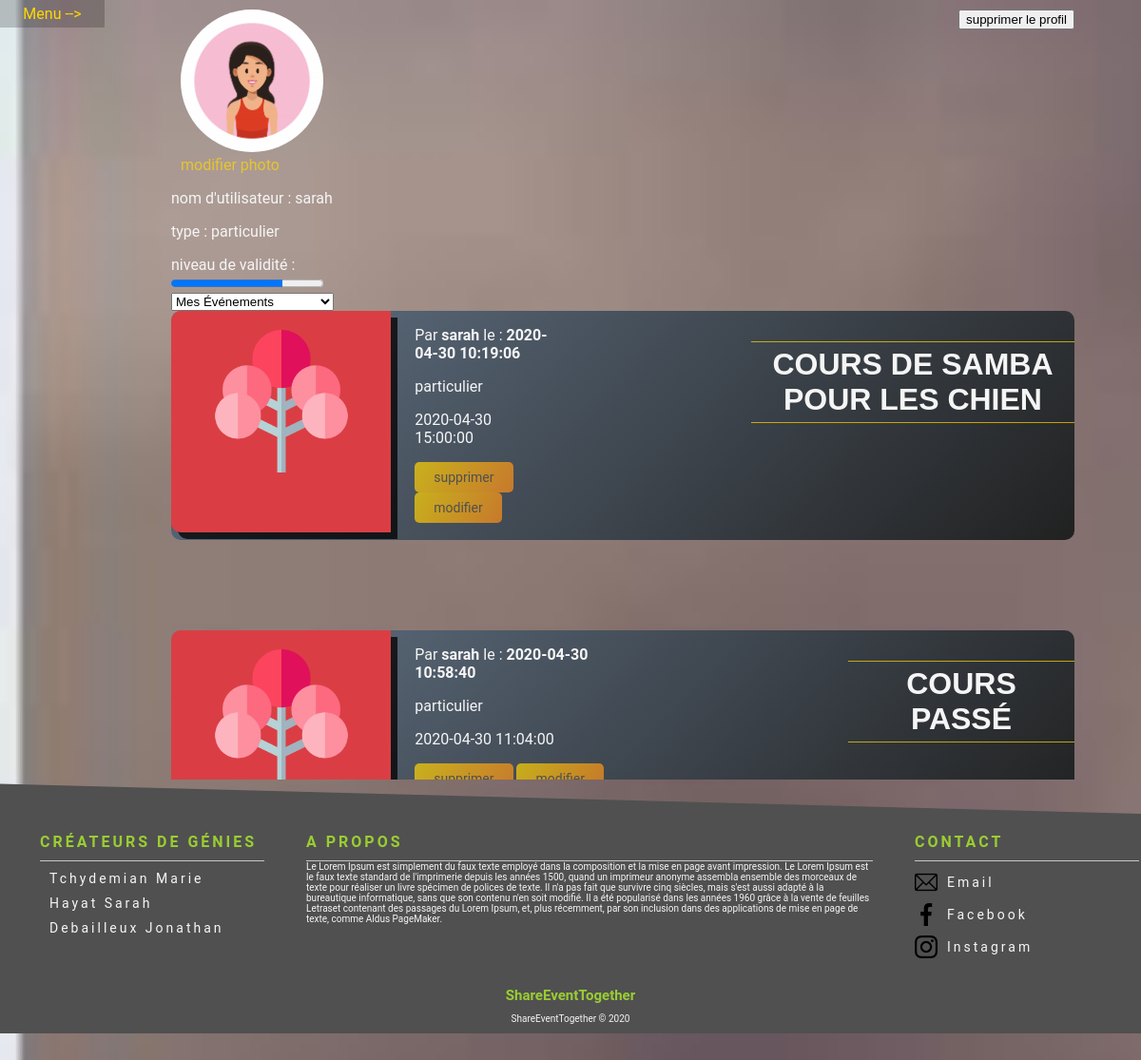
/php/profil.php (signed in), run on the app's committed database.
### tables this page shows
CREATE TABLE `photo_utilisateurs` (
  `id_photo` int(11) NOT NULL,
  `id_utilisateur` int(11) NOT NULL,
  `url` varchar(500) NOT NULL
);

CREATE TABLE `utilisateurs` (
  `id_utilisateur` int(11) NOT NULL,
  `prenom` varchar(100) NOT NULL,
  `nom` varchar(100) NOT NULL,
  `date_naissance` date NOT NULL,
  `adresse` varchar(250) NOT NULL,
  `code_postale` int(5) NOT NULL,
  `pays` varchar(100) NOT NULL,
  `telephone` int(10) NOT NULL,
  `mail` varchar(250) NOT NULL,
  `pseudo` varchar(100) NOT NULL,
  `mot_de_passe` varchar(255) NOT NULL,
  `type_utilisateur` varchar(50) NOT NULL,
  `ville` varchar(200) NOT NULL,
  `date_creation_utilisateur` datetime DEFAULT CURRENT_TIMESTAMP,
  `karma` decimal(4,2) DEFAULT '0.00'
);

CREATE TABLE `evenements` (
  `id_evenement` int(11) NOT NULL,
  `id_utilisateur` int(11) NOT NULL,
  `date_poste` datetime NOT NULL DEFAULT CURRENT_TIMESTAMP,
  `description` text NOT NULL,
  `date_evenement` datetime NOT NULL,
  `titre_evenement` varchar(250) NOT NULL,
  `id_karma` int(11) DEFAULT NULL,
  `id_categorie` int(11) DEFAULT NULL,
  `adresse` varchar(250) NOT NULL,
  `code_postal` int(5) NOT NULL,
  `commune` varchar(250) NOT NULL,
  `y` float DEFAULT NULL,
  `x` float DEFAULT NULL
);

### php/profil.php (the view, shortened to what this page needs)
<?php
require("../controllers/bdd.php");
?>
<!DOCTYPE html>
<html lang="fr">
<head>
    <link rel="stylesheet" href="../assets/css/events.css"/>
</head>
<body>
<div style="display: flex; flex-direction: row">
<?php
if (isset($_SESSION['username'])) {
    require("headerConnect.php");
} else {
    require("headerDisconnect.php");
}
?>
<section class="fond">
    <div class="profil flex">
        <div class="avatar ">
            <div class="photo">
                <?php
                if (isset($_SESSION['id_name'])) {
                    $req = $bdd->query('SELECT * FROM photo_utilisateurs where id_utilisateur= "' . $_SESSION['id_name'] . '" LIMIT 1');
                    while ($donnees = $req->fetch()) {
                        $url = $donnees['url'];
                        ?>
                        <img src="<?php echo $url ?>" height="150px" width="150px">
                        <?php
                    }
                }
                ?>
                <div class="modifier">
                    <a href="profilPicture.php">modifier photo</a>
                </div>
            </div>
            <div class="supp">
                <input type="submit" onclick="supprimer()" value="supprimer le profil" id="supprimer">
            </div>
        </div>
        <div class="flex event">
            <div>
                <p> nom d'utilisateur : <?php if (isset($_SESSION['username'])) echo $_SESSION['username'] ?></p>
            </div>
            <div>
                <?php
                if (isset($_SESSION['id_name'])) {
                    $req = $bdd->query('SELECT * FROM utilisateurs where id_utilisateur= "' . $_SESSION['id_name'] . '"');
                    while ($donnees = $req->fetch()) {
                        echo '<p>'. 'type : '  . $donnees['type_utilisateur'] . '</p>';
                    }
                }
                ?>
            </div>
            <div class="progress">
                <div>
                    <label>niveau de validité : </label>
                </div>
                <?php
                if (isset($_SESSION['id_name'])) {
                    $req = $bdd->query('SELECT karma FROM utilisateurs where id_utilisateur= "' . $_SESSION['id_name'] . '"');
                    while ($donnees = $req->fetch()) {
                        $moyenne = $donnees['karma'];
                    }
                }
                ?>
                <progress id="jauge" min="0" max="10" value="<?php echo $moyenne ?>"></progress>
            </div>
        </div>
    </div>
    <div>
        <div class="event">
            <select name="choix" onchange="myChoices(this.value)">
                <option value="mesEvent"> Mes Événements</option>
            </select>
            <div id="evenement">
                <?php
                require("../controllers/bdd.php");
                $reponse = $bdd->query('SELECT ut.* , ev.*, ce.* FROM evenements as ev left join utilisateurs as ut
        on ev.id_utilisateur= ut.id_utilisateur
        left join categorie_evenements as ce on ce.id_categorie = ev.id_categorie where ut.id_utilisateur = "' . $_SESSION['id_name'] . '"');
                while ($donnees = $reponse->fetch()) {
                    ?>
                    <div class="listOfEvent">
                        <div style="background: linear-gradient(-45deg, rgb(33,33,33), rgba(97, 114, 133, 1)) ; border-radius: 10px; padding-bottom: 8px">
                        <ul class="collectionItem">
                            <div class="pictureEvent1">
                                <img id="imgTree" src="../assets/images/arbre_icon.png"/>
                            </div>
                            <div class="pictureEvent">
                                <div style="display: flex; text-align: right">
                                <div class="gauche">
                                    <p><?php echo "Par " . '<b>' . $donnees['pseudo'] . '</b>' . " le : " . '<b>' . $donnees['date_poste'] . '</b>'; ?></p>
                                    <p><?php echo $donnees['type_utilisateur']; ?></p>
                                    <p><?php echo $donnees['date_evenement']; ?></p>
                                    <a class="inputListOfEvent"
                                       href="../controllers/deleteEvent.php?id_evenement= <?php echo $donnees['id_evenement']; ?>">supprimer</a>
                                    <a class="inputListOfEvent"
                                       href="updateEvent.php?id_evenement= <?php echo $donnees['id_evenement']; ?>">modifier</a>
                                </div>
                                    <div class="centerH3">
                                        <h3 class="titleOfEvent"><?php echo $donnees['titre_evenement']; ?> </h3>
                                    </div>
                                </div>
                            </div>
                        </ul>
                        </div>
                    </div>
                    <?php
                }
                ?>
            </div>
        </div>
    </div>
</section>
</div>
<?php
require("footer.php");
?>
</body>
</html>

### assets/css/events.css (style rules this page uses)
body { margin: 0 !important; font-family: 'Roboto', sans-serif; color: whitesmoke; background: url(../images/test.jpg) no-repeat fixed; background-size: cover; }
.avatar { display: flex; justify-content: space-between; }
.fond { display: flex; margin-left: 5%; margin-right: 5%; padding: 10px 10px 10px 10px; border-radius: 10px; top: 195px; height: 800px; width: 100%; overflow: scroll; }
.fond { display: block; }
#imgTree { width: 150px; }
.pictureEvent1 { width: 25%; text-align: -webkit-center; background: #da3e44; border-radius: 10px 0 0 10px; padding-top: 20px; -webkit-box-shadow: 7px 7px 0px 0px rgba(0,0,0,0.75); -moz-box-shadow: 7px 7px 0px 0px rgba(0,0,0,0.75); box-shadow: 7px 7px 0px 0px rgba(0,0,0,0.75); }
.centerH3 { margin-left: 30%; }
.pictureEvent { width: 75%; padding-bottom: 10px; padding-left: 20px; position: relative; height: fit-content; margin-left: 5px; }
.listOfEvent { margin-bottom: 10%; }
.titleOfEvent { border-bottom: solid 1px rgba(255,215, 0,0.7); border-top: solid 1px rgba(255,215, 0,0.7); padding: 5px; font-size: 2rem; width: fit-content; text-align: center; text-transform: uppercase; font-family: 'Arbutus Slab', sans-serif ; }
.collectionItem { display: flex; flex-direction: row; margin: 0; padding: 0; justify-content: center; }
.inputListOfEvent { background: linear-gradient(120deg, rgba(255,215, 0,0.7), rgba(255, 140, 26, 0.7)) ; border: none; color: #505050; padding: 8px 20px; text-align: center; border-radius: 5px; text-decoration: none; display: inline-block; font-size: 14px; transition: 0.5s; }
a { text-decoration: none; color: rgba(255,215, 0,0.7); }
#map, .centerH3 { text-align: -webkit-center; }
.gauche { text-align: left; }

### assets/css/headerConnect.css (style rules this page uses)
.photo { align-self: center; margin-left: 10px; }
.photo img { border-radius: 80%; }

### assets/css/footer.css (style rules this page uses)
ul { list-style: none; }

### data on the page
photo_utilisateurs: url (picture)
utilisateurs: type_utilisateur "particulier"
evenements: id_utilisateur.pseudo "sarah", date_poste "2020-04-30 10:19:06", id_utilisateur.type_utilisateur "particulier", date_evenement "2020-04-30 15:00:00", titre_evenement "COURS DE SAMBA POUR LES CHIEN"
evenements: id_utilisateur.pseudo "sarah", date_poste "2020-04-30 10:58:40", id_utilisateur.type_utilisateur "particulier", date_evenement "2020-04-30 11:04:00", titre_evenement "COURS PASSÉ"

### other printed values
$_SESSION['username'] "sarah"
